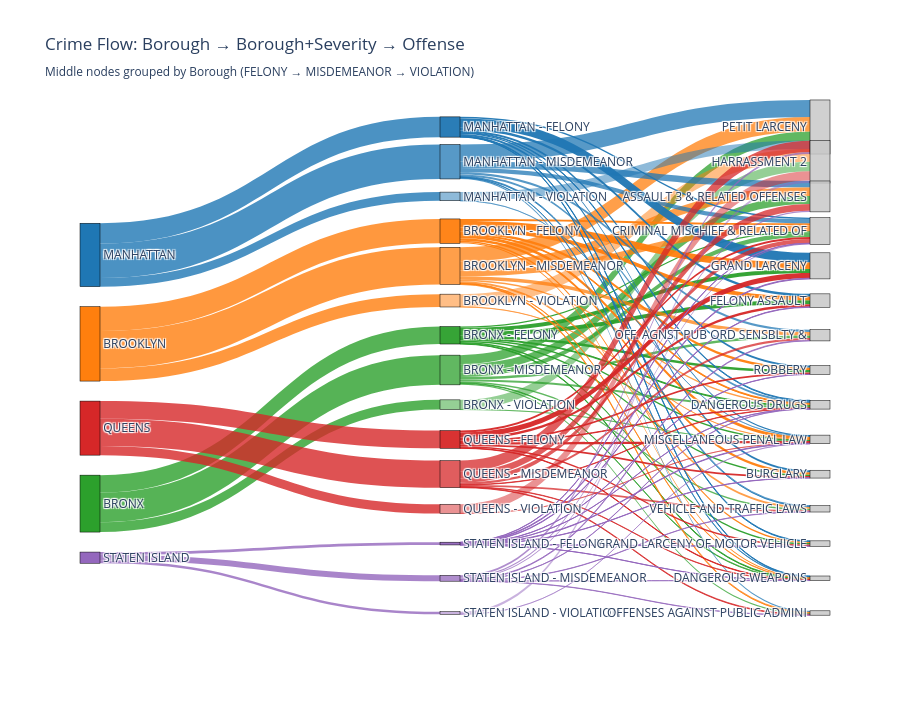

The notebook cell this image was saved under:
### Code cell
# =========================================================
# 1. Prep data
# =========================================================

df = crime.copy()

# Use imputed boroughs and remove UNKNOWN
if 'BORO_NM_IMPUTED' in df.columns:
    df = df[df['BORO_NM_IMPUTED'] != 'UNKNOWN']
else:
    df = df[df['BORO_NM'] != '(null)']
    df = df.rename(columns={'BORO_NM': 'BORO_NM_IMPUTED'})

# Keep needed columns and drop missing
df = df[['BORO_NM_IMPUTED', 'LAW_CAT_CD', 'OFNS_DESC']].dropna()

# Restrict to the top N offenses for readability
TOP_N_OFFENSES = 15
top_offenses = df['OFNS_DESC'].value_counts().head(TOP_N_OFFENSES).index
df = df[df['OFNS_DESC'].isin(top_offenses)]

# Only standard law categories
law_order = ['FELONY', 'MISDEMEANOR', 'VIOLATION']
df = df[df['LAW_CAT_CD'].isin(law_order)]

# =========================================================
# 2. Define nodes: Borough, Borough+Law, Offense
# =========================================================

# Explicit borough order
boroughs = ['MANHATTAN', 'BROOKLYN', 'BRONX', 'QUEENS', 'STATEN ISLAND']
boroughs = [b for b in boroughs if b in df['BORO_NM_IMPUTED'].unique()]

# Middle layer: BORO_LAW
df['BORO_LAW'] = df['BORO_NM_IMPUTED'] + ' - ' + df['LAW_CAT_CD']

# Build BORO_LAW nodes in grouped severity order per borough
unique_boro_law = set(df['BORO_LAW'].unique())
boro_law_nodes = []
for boro in boroughs:
    for law in law_order:  # seriousness order: FELONY -> MISD -> VIOLATION
        combo = f"{boro} - {law}"
        if combo in unique_boro_law:
            boro_law_nodes.append(combo)

offenses = list(top_offenses)

# Final label order: boroughs, then grouped boro+law, then offenses
labels = boroughs + boro_law_nodes + offenses
label_to_idx = {label: i for i, label in enumerate(labels)}

# =========================================================
# 3. Colors
# =========================================================

borough_colors = {
    'MANHATTAN':      "#1f77b4",  # blue
    'BROOKLYN':       "#ff7f0e",  # orange
    'BRONX':          "#2ca02c",  # green
    'QUEENS':         "#d62728",  # red
    'STATEN ISLAND':  "#9467bd"   # purple
}

def adjust_alpha(hex_color, alpha=0.6):
    hex_color = hex_color.lstrip('#')
    r = int(hex_color[0:2], 16)
    g = int(hex_color[2:4], 16)
    b = int(hex_color[4:6], 16)
    return f'rgba({r},{g},{b},{alpha})'

node_colors = []
for label in labels:
    if label in borough_colors:  # pure borough
        node_colors.append(borough_colors[label])
    elif " - " in label:         # BORO_LAW node
        boro, law = label.split(" - ", 1)
        base = borough_colors.get(boro, "#888888")
        if law == 'FELONY':
            node_colors.append(adjust_alpha(base, 0.95))
        elif law == 'MISDEMEANOR':
            node_colors.append(adjust_alpha(base, 0.75))
        elif law == 'VIOLATION':
            node_colors.append(adjust_alpha(base, 0.50))
        else:
            node_colors.append(adjust_alpha(base, 0.70))
    else:
        # Offenses – neutral gray
        node_colors.append("rgba(200,200,200,0.85)")

# =========================================================
# 4. Links
# =========================================================

links_source, links_target, links_value, links_color = [], [], [], []

# Borough -> BORO_LAW
flow_boro_borolaw = (
    df.groupby(['BORO_NM_IMPUTED', 'BORO_LAW'])
      .size()
      .reset_index(name='count')
)

for _, row in flow_boro_borolaw.iterrows():
    boro = row['BORO_NM_IMPUTED']
    boro_law = row['BORO_LAW']
    cnt = row['count']

    src = label_to_idx[boro]
    tgt = label_to_idx[boro_law]

    links_source.append(src)
    links_target.append(tgt)
    links_value.append(cnt)
    links_color.append(adjust_alpha(borough_colors.get(boro, "#888888"), 0.8))

# BORO_LAW -> Offense
flow_borolaw_off = (
    df.groupby(['BORO_LAW', 'OFNS_DESC'])
      .size()
      .reset_index(name='count')
)

for _, row in flow_borolaw_off.iterrows():
    boro_law = row['BORO_LAW']
    off = row['OFNS_DESC']
    cnt = row['count']

    src = label_to_idx[boro_law]
    tgt = label_to_idx[off]

    links_source.append(src)
    links_target.append(tgt)
    links_value.append(cnt)

    # link color = color of BORO_LAW node
    src_color = node_colors[src]
    links_color.append(src_color)

# =========================================================
# 5. Explicit node positions (x, y) so order is respected
# =========================================================

n_boro = len(boroughs)
n_borolaw = len(boro_law_nodes)
n_off = len(offenses)

# x positions: 3 columns
x_boro    = [0.0] * n_boro
x_borolaw = [0.5] * n_borolaw
x_off     = [1.0] * n_off
node_x = x_boro + x_borolaw + x_off

# y positions: equally spaced within each column in the SAME order as labels
y_boro = list(np.linspace(0.05, 0.95, n_boro))
y_borolaw = list(np.linspace(0.05, 0.95, n_borolaw))
y_off = list(np.linspace(0.05, 0.95, n_off))
node_y = y_boro + y_borolaw + y_off

# =========================================================
# 6. Build Sankey with fixed arrangement
# =========================================================

fig = go.Figure(data=[go.Sankey(
    arrangement="fixed",      # <--- IMPORTANT
    node=dict(
        pad=20,
        thickness=20,
        line=dict(color="black", width=0.5),
        label=labels,
        color=node_colors,
        x=node_x,
        y=node_y
    ),
    link=dict(
        source=links_source,
        target=links_target,
        value=links_value,
        color=links_color
    )
)])

fig.update_layout(
    title_text=(
        "Crime Flow: Borough → Borough+Severity → Offense<br>"
        "<sub>Middle nodes grouped by Borough (FELONY → MISDEMEANOR → VIOLATION)</sub>"
    ),
    font_size=12,
    height=720
)

fig.show()

### Figure 1 — Plotly figure (JSON) as saved in the notebook; plotly's stock layout.template omitted (floating-point values rounded to 4 significant figures)
{"data": [{"arrangement": "fixed", "link": {"color": ["rgba(44,160,44,0.8)", "rgba(44,160,44,0.8)", "rgba(44,160,44,0.8)", "rgba(255,127,14,0.8)", "rgba(255,127,14,0.8)", "rgba(255,127,14,0.8)", "rgba(31,119,180,0.8)", "rgba(31,119,180,0.8)", "rgba(31,119,180,0.8)", "rgba(214,39,40,0.8)", "rgba(214,39,40,0.8)", "rgba(214,39,40,0.8)", "rgba(148,103,189,0.8)", "rgba(148,103,189,0.8)", "rgba(148,103,189,0.8)", "rgba(44,160,44,0.95)", "rgba(44,160,44,0.95)", "rgba(44,160,44,0.95)", "rgba(44,160,44,0.95)", "rgba(44,160,44,0.95)", "rgba(44,160,44,0.95)", "rgba(44,160,44,0.95)", "rgba(44,160,44,0.95)", "rgba(44,160,44,0.95)", "rgba(44,160,44,0.75)", "rgba(44,160,44,0.75)", "rgba(44,160,44,0.75)", "rgba(44,160,44,0.75)", "rgba(44,160,44,0.75)", "rgba(44,160,44,0.75)", "rgba(44,160,44,0.75)", "rgba(44,160,44,0.75)", "rgba(44,160,44,0.5)", "rgba(44,160,44,0.5)", "rgba(255,127,14,0.95)", "rgba(255,127,14,0.95)", "rgba(255,127,14,0.95)", "rgba(255,127,14,0.95)", "rgba(255,127,14,0.95)", "rgba(255,127,14,0.95)", "rgba(255,127,14,0.95)", "rgba(255,127,14,0.95)", "rgba(255,127,14,0.95)", "rgba(255,127,14,0.75)", "rgba(255,127,14,0.75)", "rgba(255,127,14,0.75)", "rgba(255,127,14,0.75)", "rgba(255,127,14,0.75)", "rgba(255,127,14,0.75)", "rgba(255,127,14,0.75)", "rgba(255,127,14,0.75)", "rgba(255,127,14,0.5)", "rgba(255,127,14,0.5)", "rgba(31,119,180,0.95)", "rgba(31,119,180,0.95)", "rgba(31,119,180,0.95)", "rgba(31,119,180,0.95)", "rgba(31,119,180,0.95)", "rgba(31,119,180,0.95)", "rgba(31,119,180,0.95)", "rgba(31,119,180,0.95)", "rgba(31,119,180,0.95)", "rgba(31,119,180,0.75)", "rgba(31,119,180,0.75)", "rgba(31,119,180,0.75)", "rgba(31,119,180,0.75)", "rgba(31,119,180,0.75)", "rgba(31,119,180,0.75)", "rgba(31,119,180,0.75)", "rgba(31,119,180,0.75)", "rgba(31,119,180,0.5)", "rgba(31,119,180,0.5)", "rgba(214,39,40,0.95)", "rgba(214,39,40,0.95)", "rgba(214,39,40,0.95)", "rgba(214,39,40,0.95)", "rgba(214,39,40,0.95)", "rgba(214,39,40,0.95)", "rgba(214,39,40,0.95)", "rgba(214,39,40,0.95)", "rgba(214,39,40,0.95)", "rgba(214,39,40,0.75)", "rgba(214,39,40,0.75)", "rgba(214,39,40,0.75)", "rgba(214,39,40,0.75)", "rgba(214,39,40,0.75)", "rgba(214,39,40,0.75)", "rgba(214,39,40,0.75)", "rgba(214,39,40,0.75)", "rgba(214,39,40,0.5)", "rgba(214,39,40,0.5)", "rgba(148,103,189,0.95)", "rgba(148,103,189,0.95)", "rgba(148,103,189,0.95)", "rgba(148,103,189,0.95)", "rgba(148,103,189,0.95)", "rgba(148,103,189,0.95)", "rgba(148,103,189,0.95)", "rgba(148,103,189,0.95)", "rgba(148,103,189,0.95)", "rgba(148,103,189,0.75)", "rgba(148,103,189,0.75)", "rgba(148,103,189,0.75)", "rgba(148,103,189,0.75)", "rgba(148,103,189,0.75)", "rgba(148,103,189,0.75)", "rgba(148,103,189,0.75)", "rgba(148,103,189,0.75)", "rgba(148,103,189,0.5)", "rgba(148,103,189,0.5)"], "source": [2, 2, 2, 1, 1, 1, 0, 0, 0, 3, 3, 3, 4, 4, 4, 11, 11, 11, 11, 11, 11, 11, 11, 11, 12, 12, 12, 12, 12, 12, 12, 12, 13, 13, 8, 8, 8, 8, 8, 8, 8, 8, 8, 9, 9, 9, 9, 9, 9, 9, 9, 10, 10, 5, 5, 5, 5, 5, 5, 5, 5, 5, 6, 6, 6, 6, 6, 6, 6, 6, 7, 7, 14, 14, 14, 14, 14, 14, 14, 14, 14, 15, 15, 15, 15, 15, 15, 15, 15, 16, 16, 17, 17, 17, 17, 17, 17, 17, 17, 17, 18, 18, 18, 18, 18, 18, 18, 18, 19, 19], "target": [11, 12, 13, 8, 9, 10, 5, 6, 7, 14, 15, 16, 17, 18, 19, 30, 23, 28, 33, 25, 24, 32, 29, 27, 22, 23, 28, 33, 26, 34, 20, 31, 21, 29, 30, 23, 28, 33, 25, 24, 32, 29, 27, 22, 23, 28, 33, 26, 34, 20, 31, 21, 29, 30, 23, 28, 33, 25, 24, 32, 29, 27, 22, 23, 28, 33, 26, 34, 20, 31, 21, 29, 30, 23, 28, 33, 25, 24, 32, 29, 27, 22, 23, 28, 33, 26, 34, 20, 31, 21, 29, 30, 23, 28, 33, 25, 24, 32, 29, 27, 22, 23, 28, 33, 26, 34, 20, 31, 21, 29], "value": [299440, 509576, 166564, 418214, 637278, 219970, 347315, 591111, 148255, 304131, 463931, 158257, 47301, 99871, 44222, 25530, 22233, 14195, 10771, 65917, 71213, 25358, 22528, 41695, 137126, 78264, 31770, 9499, 44675, 24604, 157919, 25719, 165757, 807, 41836, 37429, 15390, 18890, 67583, 113752, 26775, 53005, 43554, 149763, 98518, 24650, 6776, 59607, 15147, 249085, 33732, 217885, 2085, 32764, 23693, 11763, 8240, 43440, 162090, 11777, 20486, 33062, 109633, 72069, 31655, 7078, 40773, 19610, 293267, 17026, 146772, 1483, 30315, 31679, 7651, 7909, 46015, 87631, 26548, 36932, 29451, 112313, 71496, 6993, 6564, 36204, 11186, 192254, 26921, 156905, 1352, 3768, 5358, 2129, 1693, 7160, 12457, 2886, 8740, 3110, 21010, 19211, 3631, 926, 11756, 4341, 34024, 4972, 43986, 236]}, "node": {"color": ["#1f77b4", "#ff7f0e", "#2ca02c", "#d62728", "#9467bd", "rgba(31,119,180,0.95)", "rgba(31,119,180,0.75)", "rgba(31,119,180,0.5)", "rgba(255,127,14,0.95)", "rgba(255,127,14,0.75)", "rgba(255,127,14,0.5)", "rgba(44,160,44,0.95)", "rgba(44,160,44,0.75)", "rgba(44,160,44,0.5)", "rgba(214,39,40,0.95)", "rgba(214,39,40,0.75)", "rgba(214,39,40,0.5)", "rgba(148,103,189,0.95)", "rgba(148,103,189,0.75)", "rgba(148,103,189,0.5)", "rgba(200,200,200,0.85)", "rgba(200,200,200,0.85)", "rgba(200,200,200,0.85)", "rgba(200,200,200,0.85)", "rgba(200,200,200,0.85)", "rgba(200,200,200,0.85)", "rgba(200,200,200,0.85)", "rgba(200,200,200,0.85)", "rgba(200,200,200,0.85)", "rgba(200,200,200,0.85)", "rgba(200,200,200,0.85)", "rgba(200,200,200,0.85)", "rgba(200,200,200,0.85)", "rgba(200,200,200,0.85)", "rgba(200,200,200,0.85)"], "label": ["MANHATTAN", "BROOKLYN", "BRONX", "QUEENS", "STATEN ISLAND", "MANHATTAN - FELONY", "MANHATTAN - MISDEMEANOR", "MANHATTAN - VIOLATION", "BROOKLYN - FELONY", "BROOKLYN - MISDEMEANOR", "BROOKLYN - VIOLATION", "BRONX - FELONY", "BRONX - MISDEMEANOR", "BRONX - VIOLATION", "QUEENS - FELONY", "QUEENS - MISDEMEANOR", "QUEENS - VIOLATION", "STATEN ISLAND - FELONY", "STATEN ISLAND - MISDEMEANOR", "STATEN ISLAND - VIOLATION", "PETIT LARCENY", "HARRASSMENT 2", "ASSAULT 3 & RELATED OFFENSES", "CRIMINAL MISCHIEF & RELATED OF", "GRAND LARCENY", "FELONY ASSAULT", "OFF. AGNST PUB ORD SENSBLTY &", "ROBBERY", "DANGEROUS DRUGS", "MISCELLANEOUS PENAL LAW", "BURGLARY", "VEHICLE AND TRAFFIC LAWS", "GRAND LARCENY OF MOTOR VEHICLE", "DANGEROUS WEAPONS", "OFFENSES AGAINST PUBLIC ADMINI"], "line": {"color": "black", "width": 0.5}, "pad": 20, "thickness": 20, "x": [0, 0, 0, 0, 0, 0.5, 0.5, 0.5, 0.5, 0.5, 0.5, 0.5, 0.5, 0.5, 0.5, 0.5, 0.5, 0.5, 0.5, 0.5, 1, 1, 1, 1, 1, 1, 1, 1, 1, 1, 1, 1, 1, 1, 1], "y": [0.05, 0.275, 0.5, 0.725, 0.95, 0.05, 0.1143, 0.1786, 0.2429, 0.3071, 0.3714, 0.4357, 0.5, 0.5643, 0.6286, 0.6929, 0.7571, 0.8214, 0.8857, 0.95, 0.05, 0.1143, 0.1786, 0.2429, 0.3071, 0.3714, 0.4357, 0.5, 0.5643, 0.6286, 0.6929, 0.7571, 0.8214, 0.8857, 0.95]}, "type": "sankey"}], "layout": {"font": {"size": 12}, "height": 720, "title": {"text": "Crime Flow: Borough → Borough+Severity → Offense<br><sub>Middle nodes grouped by Borough (FELONY → MISDEMEANOR → VIOLATION)</sub>"}}}
